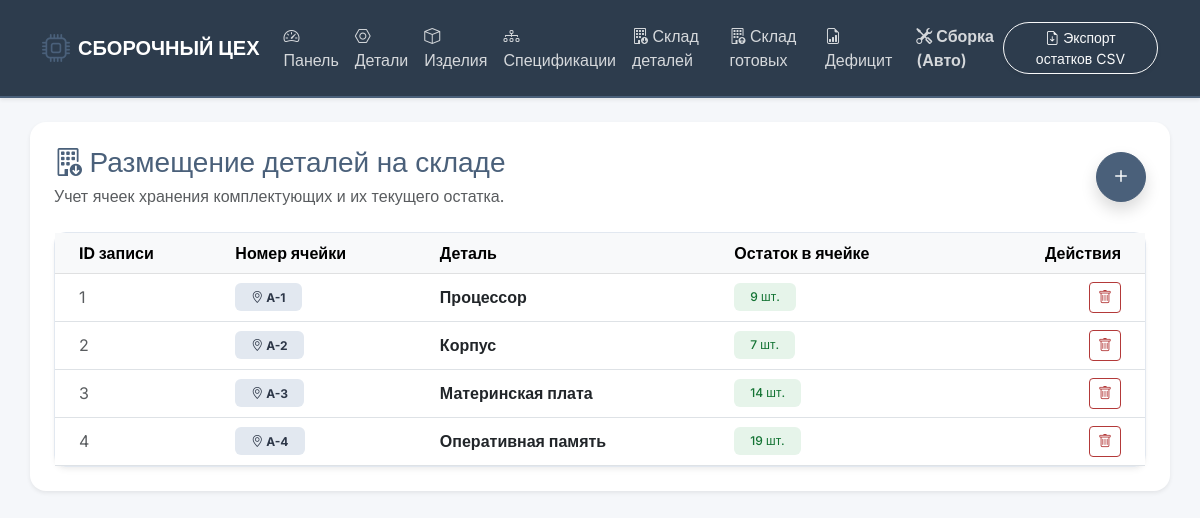
/part_cells, run on an earlier commit of the app's database.
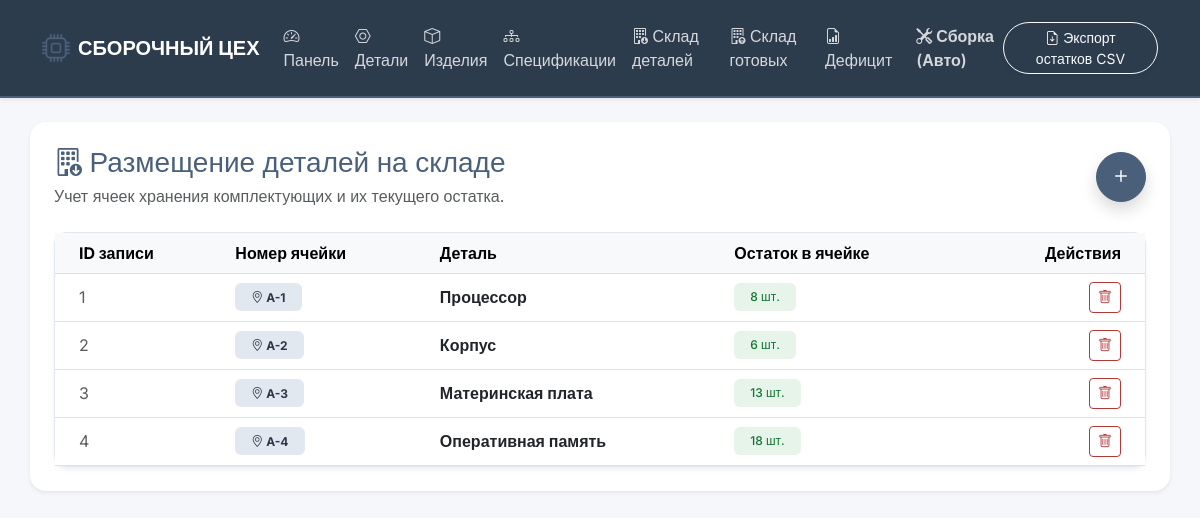
And on a later commit of the database.
### tables this page shows
CREATE TABLE part_warehouse_cell (
        id_part_cell INTEGER PRIMARY KEY AUTOINCREMENT,
        cell_number TEXT NOT NULL,
        part_id INTEGER,
        quantity_stored INTEGER DEFAULT 0,
        FOREIGN KEY (part_id) REFERENCES part (id_part) ON DELETE CASCADE
    );

CREATE TABLE part (
        id_part INTEGER PRIMARY KEY AUTOINCREMENT,
        name TEXT NOT NULL,
        article TEXT NOT NULL
    );

### app.py (the view)
@app.route('/part_cells', methods=['GET', 'POST'])
def part_cells():
    conn = get_db_connection()
    if request.method == 'POST':
        conn.execute('INSERT INTO part_warehouse_cell (cell_number, part_id, quantity_stored) VALUES (?, ?, ?)',
                     (request.form['cell_number'], request.form['part_id'], request.form['quantity_stored']))
        conn.commit()
        flash('Детали добавлены в ячейку склада!', 'success')
        return redirect(url_for('part_cells'))
    data = conn.execute('''
        SELECT c.*, p.name as part_name
        FROM part_warehouse_cell c
        JOIN part p ON c.part_id = p.id_part
    ''').fetchall()
    parts_list = conn.execute('SELECT * FROM part').fetchall()
    conn.close()
    return render_template('part_cells.html', data=data, parts=parts_list)

### app.py (called while the page is built)
def get_db_connection():
    conn = sqlite3.connect('database.db')
    conn.row_factory = sqlite3.Row
    return conn

### templates/part_cells.html (shortened to what this page needs)
{% extends 'base.html' %}
{% block content %}
<div class="d-flex justify-content-between align-items-center mb-4">
    <div>
        <h3 class="mb-1 text-primary"><i class="bi bi-building-down"></i> Размещение деталей на складе</h3>
        <p class="text-muted mb-0">Учет ячеек хранения комплектующих и их текущего остатка.</p>
    </div>
    <button class="btn btn-primary rounded-circle shadow" data-bs-toggle="modal" data-bs-target="#addPartCellModal" style="width: 50px; height: 50px; font-size: 24px; line-height: 1;">
        <i class="bi bi-plus"></i>
    </button>
</div>
<div class="card border-0 shadow-sm">
    <div class="card-body p-0">
        <div class="table-responsive">
            <table class="table table-hover align-middle mb-0">
                <thead class="table-light text-secondary">
                    <tr>
                        <th class="ps-4">ID записи</th>
                        <th>Номер ячейки</th>
                        <th>Деталь</th>
                        <th>Остаток в ячейке</th>
                        <th class="text-end pe-4">Действия</th>
                    </tr>
                </thead>
                <tbody>
                    {% for row in data %}
                    <tr>
                        <td class="ps-4 text-muted">{{ row.id_part_cell }}</td>
                        <td><span class="badge bg-dark py-2 px-3 fw-bold"><i class="bi bi-geo-alt"></i> {{ row.cell_number }}</span></td>
                        <td><strong>{{ row.part_name }}</strong></td>
                        <td>
                            {% if row.quantity_stored > 0 %}
                            <span class="badge bg-success py-2 px-3">{{ row.quantity_stored }} шт.</span>
                            {% else %}
                            <span class="badge bg-danger py-2 px-3">Пусто</span>
                            {% endif %}
                        </td>
                        <td class="text-end pe-4">
                            <a href="/delete_part_cell/{{ row.id_part_cell }}" class="btn btn-sm btn-outline-danger" onclick="return confirm('Удалить эту ячейку хранения?');">
                                <i class="bi bi-trash"></i>
                            </a>
                        </td>
                    </tr>
                    {% else %}
                    <tr>
                        <td colspan="5" class="text-center py-4 text-muted">На складе деталей пока ничего не размещено. Нажмите "+", чтобы положить деталь.</td>
                    </tr>
                    {% endfor %}
                </tbody>
            </table>
        </div>
    </div>
</div>
{% endblock %}

What changed in the data, as far as the page shows it:
changed part_warehouse_cell "Процессор": quantity_stored "9" → "8"
changed part_warehouse_cell "Корпус": quantity_stored "7" → "6"
changed part_warehouse_cell "Материнская плата": quantity_stored "14" → "13"
changed part_warehouse_cell "Оперативная память": quantity_stored "19" → "18"
